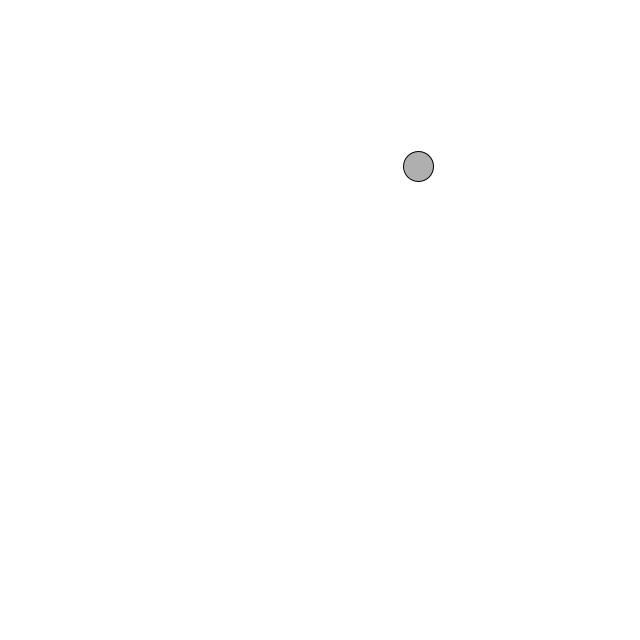
Frame 1 (no input)
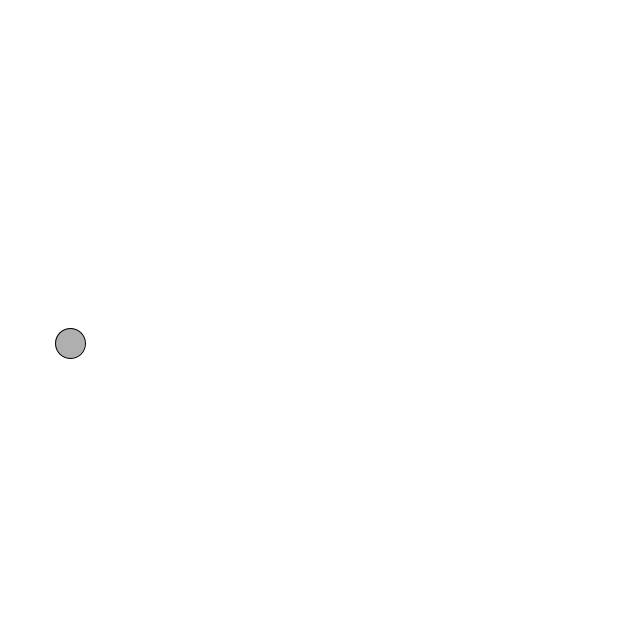
Frame 60 (the mouse pressed at the canvas centre just before this capture)
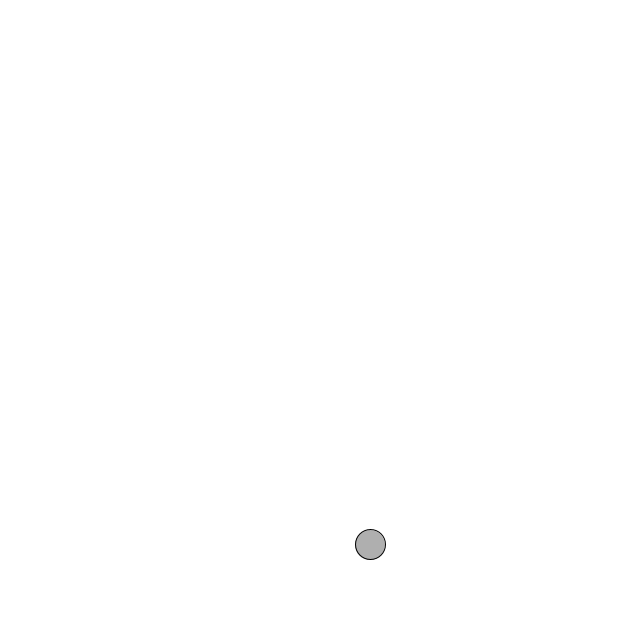
Frame 120 (the mouse held since frame 60 and released just before this capture)

The Processing sketch that drew these frames (run headless with seeded random() and noise(); from frame 60 on, the mouse is pressed at the canvas centre):

// Processing sketch: eco_01
// ── eco_01.pde
class Snake {
  PVector pos;
  PVector vel;
  PVector acc;
  PVector mouse;
  float topspeed;
  float t;
  
  Snake() {
    pos = new PVector(random(width), random(height));
    vel = new PVector(0, 0);
    topspeed = 5;
  }
  
  void update() {
    mouse = new PVector(mouseX, mouseY);
    //acc = mouse.sub(pos).normalize();
    acc = new PVector(.05, sin(t));
    acc = acc.mult(1/acc.magSq());
    vel.add(acc);
    vel.x = min(topspeed, abs(vel.x));
    vel.y = min(topspeed, abs(vel.y));
    //vel.limit(topspeed);
    pos.add(vel);
    t += 2;
  }

  void display() {
    stroke(0);
    fill(175);
    ellipse(pos.x, pos.y, 30, 30);
  }
  
  void checkEdges() {
    if (pos.x > width){
      pos.x = 0;
    } else if (pos.x < 0) {
      pos.x = width;
    }
    if (pos.y > height){
      pos.y = 0;
    } else if (pos.y < 0) {
      pos.y = height;
    }
  }
}


Snake[] snakes = new Snake[1];

void setup(){
  size(640, 640);
  for (int i = 0; i < snakes.length; i++) {
    snakes[i] = new Snake();
  }
}

void draw(){
  background(255);
  for (int i = 0; i <snakes.length; i++) {
    snakes[i].update();
    snakes[i].checkEdges();
    snakes[i].display();
  }
}
